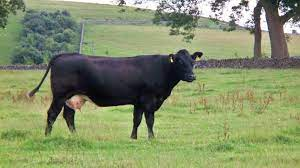
#> input picture 2021-13-10/cow.jpg, 300 x 168 px
$ python heifers_detection.py
#> lines starting #> are read from the running program, lines starting #| are printed output that depends on the picture; after the words box and inside, x2 and y2 are one past the last pixel; in counts of white or black regions, pixels touching at a corner belong together
#import numpy as np
import cv2
import random

def haarCascade(filename, scale, neighbors):
#> called with filename = 'cow.jpg', scale = 1.03, neighbors = 5
    cascade = cv2.CascadeClassifier('heifers111020h.xml')
    img = cv2.imread(filename)
#> img is the input picture: shape (168, 300, 3); mean B, G, R 104.7, 143.9, 132.3
    resized = cv2.resize(img, (320,240))
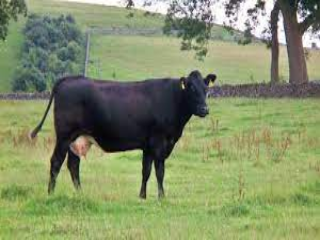
#> resized: shape (240, 320, 3); mean B, G, R 104.6, 143.8, 132.2
    heifers = cascade.detectMultiScale(resized, scale, neighbors)
#> heifers = [[16, 54, 218, 164]]

    for (x,y,w,h) in heifers:
        randomColorB = random.randint(0,255)
        randomColorG = random.randint(0,255)
        randomColorR = random.randint(0,255)
        cv2.rectangle(resized, (x,y), (w , h), (randomColorB,randomColorG,randomColorR), 5)
        print(x,y)
#> this loop made 1 pass
#> (x, y, w, h, randomColorB, randomColorG, randomColorR) on pass 1: (16, 54, 218, 164, 197, 215, 20)
#| 16 54
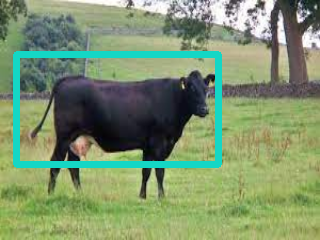
#> resized: shape (240, 320, 3); 5.66% of pixels changed, all inside (x1, y1, x2, y2) = (13, 51, 222, 168)
    cv2.imshow('Imagens', resized)
    cv2.waitKey(0)

haarCascade('cow.jpg', 1.03, 5)
#haarCascade('carro.jpg', 1.05, 3)

$ run again, with 2021-13-10/images.jpg copied over 2021-13-10/cow.jpg
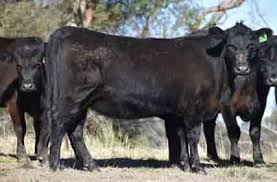
#> input picture 2021-13-10/images.jpg, 277 x 182 px
#> in haarCascade, img is the input picture: shape (182, 277, 3); mean B, G, R 96.3, 99, 100.8
#> in haarCascade, `resized = cv2.resize(img, (320,240))`:
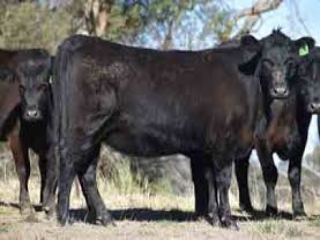
#> resized: shape (240, 320, 3); mean B, G, R 96.2, 98.9, 100.7
#> heifers = ()

$ run again, with 2021-13-10/vaca.jpg copied over 2021-13-10/cow.jpg
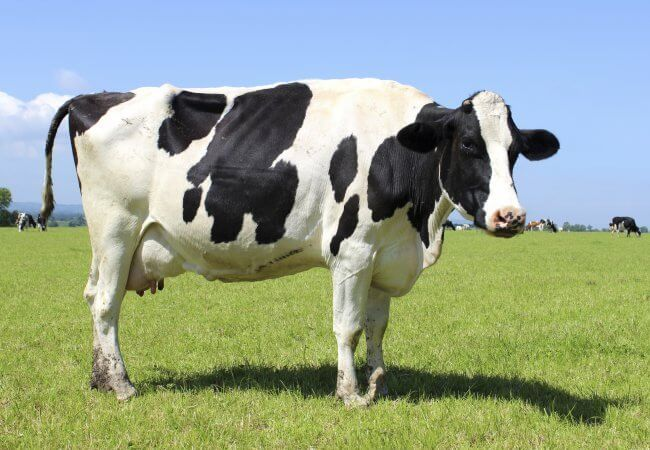
#> input picture 2021-13-10/vaca.jpg, 650 x 450 px
#> in haarCascade, img is the input picture: shape (450, 650, 3); mean B, G, R 141.6, 163.7, 149.5
#> in haarCascade, `resized = cv2.resize(img, (320,240))`:
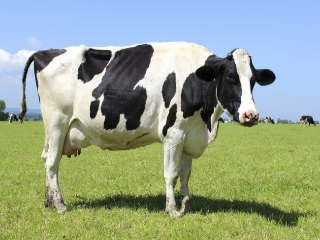
#> resized: shape (240, 320, 3); mean B, G, R 141.6, 163.7, 149.4
#> heifers = [[84, 24, 195, 146]]
#> the loop in haarCascade, `for (x,y,w,h) in heifers:` made 1 pass
#> (x, y, w, h, randomColorB, randomColorG, randomColorR) on pass 1: (84, 24, 195, 146, 197, 215, 20)
#> (printed output is left out)
#> after the loop in haarCascade, `for (x,y,w,h) in heifers:`:
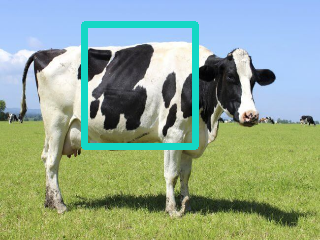
#> resized: shape (240, 320, 3); 4.22% of pixels changed, all inside (x1, y1, x2, y2) = (81, 21, 199, 150)
